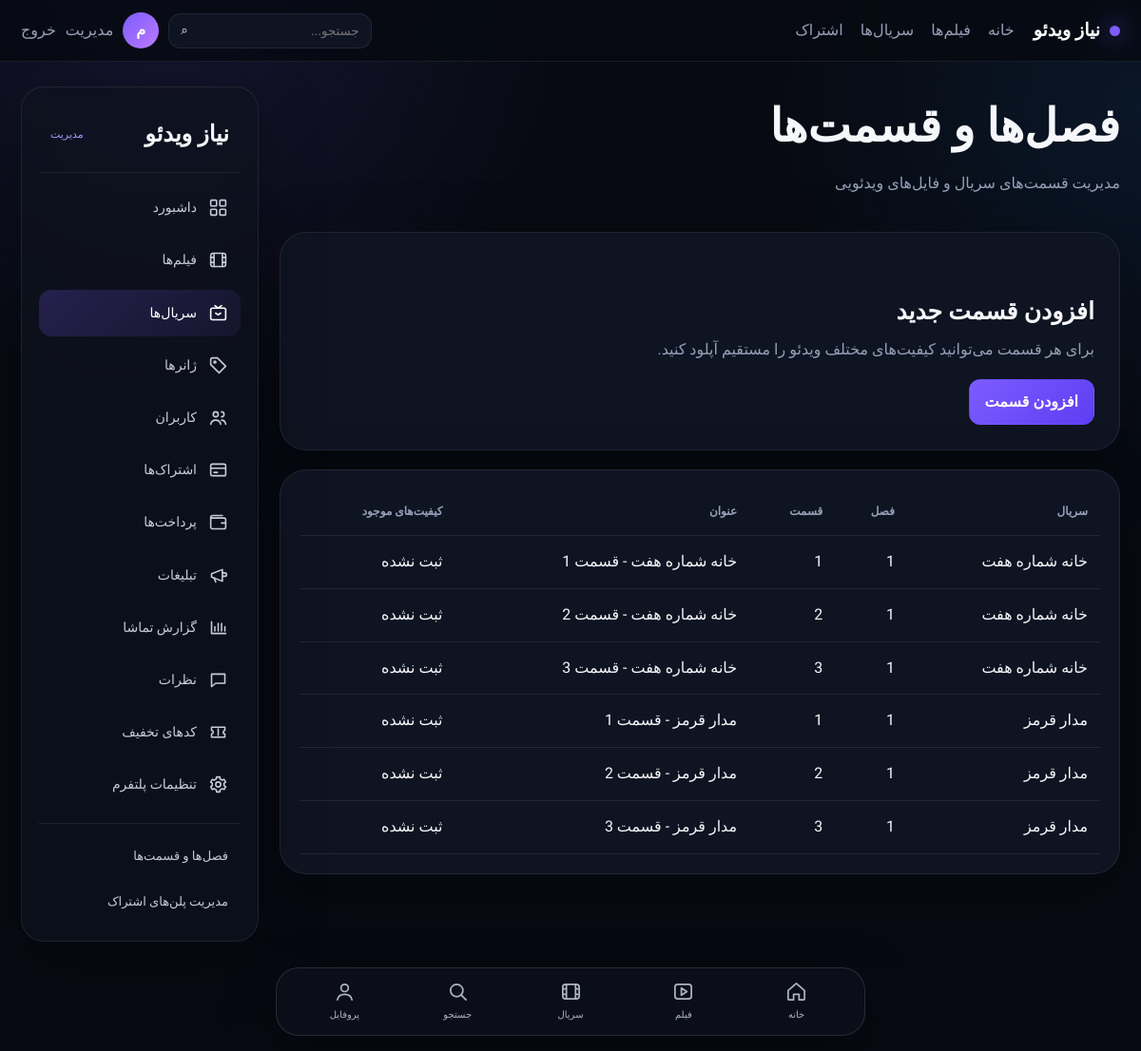
The app's page /admin/episodes (signed in) with its own data.
### models/extra.py (models this page shows)
class Setting(db.Model):
    __tablename__ = 'settings'
    id = db.Column(db.Integer, primary_key=True)
    key = db.Column(db.String(120), unique=True, nullable=False)
    value = db.Column(db.Text, default='', nullable=False)

### models/user.py (models this page shows, shortened)
class User(UserMixin, db.Model):
    __tablename__ = "users"
    id = db.Column(db.Integer, primary_key=True)
    name = db.Column(db.String(120), nullable=False)
    email = db.Column(db.String(255), unique=True, nullable=False, index=True)
    phone = db.Column(db.String(30), unique=True, nullable=True, index=True)
    password_hash = db.Column(db.String(255), nullable=False)
    is_admin = db.Column(db.Boolean, default=False, nullable=False)
    created_at = db.Column(db.DateTime, default=datetime.utcnow, nullable=False)
    subscriptions = db.relationship("Subscription", back_populates="user", lazy=True, cascade="all, delete-orphan")
    favorites = db.relationship("Favorite", back_populates="user", lazy=True, cascade="all, delete-orphan")
    history = db.relationship("WatchHistory", back_populates="user", lazy=True, cascade="all, delete-orphan")

### models/content.py (models this page shows)
class Episode(db.Model):
    __tablename__ = "episodes"
    id = db.Column(db.Integer, primary_key=True)
    series_id = db.Column(db.Integer, db.ForeignKey("contents.id"), nullable=False)
    season_number = db.Column(db.Integer, default=1, nullable=False)
    episode_number = db.Column(db.Integer, default=1, nullable=False)
    title = db.Column(db.String(220), nullable=False)
    description = db.Column(db.Text, default="", nullable=False)
    video_url = db.Column(db.Text, default="", nullable=False)
    duration_minutes = db.Column(db.Integer, nullable=True)
    is_premium = db.Column(db.Boolean, default=False, nullable=False)
    series = db.relationship("Content", back_populates="episodes")
    video_variants = db.relationship("VideoVariant", back_populates="episode", cascade="all, delete-orphan", lazy=True)

class Content(db.Model):
    __tablename__ = "contents"
    id = db.Column(db.Integer, primary_key=True)
    title = db.Column(db.String(220), nullable=False)
    slug = db.Column(db.String(240), unique=True, nullable=False, index=True)
    kind = db.Column(db.String(20), nullable=False, default="movie")
    description = db.Column(db.Text, default="", nullable=False)
    poster_url = db.Column(db.Text, default="", nullable=False)
    backdrop_url = db.Column(db.Text, default="", nullable=False)
    video_url = db.Column(db.Text, default="", nullable=False)
    trailer_url = db.Column(db.Text, default="", nullable=False)
    year = db.Column(db.Integer, nullable=True)
    duration_minutes = db.Column(db.Integer, nullable=True)
    genre = db.Column(db.String(120), default="درام", nullable=False)
    rating = db.Column(db.Float, default=8.0, nullable=False)
    is_premium = db.Column(db.Boolean, default=False, nullable=False)
    is_published = db.Column(db.Boolean, default=True, nullable=False)
    created_at = db.Column(db.DateTime, default=datetime.utcnow, nullable=False)
    episodes = db.relationship("Episode", back_populates="series", cascade="all, delete-orphan", lazy=True)
    video_variants = db.relationship("VideoVariant", back_populates="content", cascade="all, delete-orphan", lazy=True)

### routes/admin.py (the view, shortened to what this page needs)
@bp.route("/episodes", methods=["GET", "POST"])
@admin_required
def episodes():
    series_items = Content.query.filter_by(kind="series").order_by(Content.title).all()
    eps = Episode.query.order_by(Episode.series_id, Episode.season_number, Episode.episode_number).all()
    return render_template("admin/episodes.html", series=series_items, episodes=eps, **admin_context("series"))

### routes/admin.py (called while the page is built)
def admin_context(active):
    return {"active": active}

### services/auth.py (called while the page is built)
def admin_required(view):
    @wraps(view)
    def wrapped(*args, **kwargs):
        if not current_user.is_authenticated or not current_user.is_admin:
            abort(403)
        return view(*args, **kwargs)
    return wrapped

### templates/admin/episodes.html
{% extends 'admin/layout.html' %}
{% block admin_content %}
<div class="admin-head"><div><h1>فصل‌ها و قسمت‌ها</h1><p>مدیریت قسمت‌های سریال و فایل‌های ویدئویی</p></div></div>
<section class="form-page">
  <div class="section-head"><div><h2>افزودن قسمت جدید</h2><p>برای هر قسمت می‌توانید کیفیت‌های مختلف ویدئو را مستقیم آپلود کنید.</p></div></div>
  <a class="btn btn-primary" href="{{ url_for('admin.new_episode') }}">افزودن قسمت</a>
</section>
<section class="admin-table-card" id="افزودن">
  <div class="table-wrap"><table><thead><tr><th>سریال</th><th>فصل</th><th>قسمت</th><th>عنوان</th><th>کیفیت‌های موجود</th></tr></thead>
  <tbody>{% for e in episodes %}
    <tr><td>{{ e.series.title }}</td><td>{{ e.season_number }}</td><td>{{ e.episode_number }}</td><td>{{ e.title }}</td><td>{% set vs=e.video_variants %}{% if vs %}{% for v in vs|sort(attribute='quality') %}<span class="quality-badge">{{ v.quality }}</span>{% endfor %}{% else %}ثبت نشده{% endif %}</td></tr>
  {% else %}<tr><td colspan="5">هنوز قسمتی ثبت نشده است.</td></tr>{% endfor %}</tbody></table></div>
</section>
{% endblock %}

### templates/admin/layout.html
{% extends 'base.html' %}
{% block content %}
<div class="admin-shell">
  <aside class="admin-sidebar">
    <div class="admin-brand">
      <span>{{ site_name }}</span>
      <small>مدیریت</small>
    </div>
    <nav aria-label="منوی مدیریت">
      {% set menu = [
        ('admin.dashboard','داشبورد','grid'),
        ('admin.movies','فیلم‌ها','film'),
        ('admin.series','سریال‌ها','tv'),
        ('admin.genres','ژانرها','tag'),
        ('admin.users','کاربران','users'),
        ('admin.subscriptions','اشتراک‌ها','card'),
        ('admin.payments','پرداخت‌ها','wallet'),
        ('admin.ads','تبلیغات','megaphone'),
        ('admin.watch_report','گزارش تماشا','chart'),
        ('admin.comments','نظرات','comment'),
        ('admin.discounts','کدهای تخفیف','ticket'),
        ('admin.settings','تنظیمات پلتفرم','gear')
      ] %}
      {% for endpoint, label, icon in menu %}
        <a class="{{ 'active' if active == endpoint.split('.')[-1] else '' }}" href="{{ url_for(endpoint) }}">
          <span class="svg-icon" aria-hidden="true">
            {% if icon == 'grid' %}<svg viewBox="0 0 24 24"><rect x="3" y="3" width="7" height="7" rx="1"/><rect x="14" y="3" width="7" height="7" rx="1"/><rect x="3" y="14" width="7" height="7" rx="1"/><rect x="14" y="14" width="7" height="7" rx="1"/></svg>
            {% elif icon == 'film' %}<svg viewBox="0 0 24 24"><rect x="3" y="4" width="18" height="16" rx="3"/><path d="M7 4v16M17 4v16M3 9h4M17 9h4M3 15h4M17 15h4"/></svg>
            {% elif icon == 'tv' %}<svg viewBox="0 0 24 24"><rect x="3" y="6" width="18" height="14" rx="2"/><path d="m8 3 4 3 4-3M9 12l3 2 3-2"/></svg>
            {% elif icon == 'tag' %}<svg viewBox="0 0 24 24"><path d="M3 5v6l10 10 8-8L11 3H5a2 2 0 0 0-2 2Z"/><circle cx="8" cy="8" r="1.2"/></svg>
            {% elif icon == 'users' %}<svg viewBox="0 0 24 24"><circle cx="9" cy="8" r="3"/><path d="M3 20c.7-3.4 2.7-5 6-5s5.3 1.6 6 5M16 11a3 3 0 1 0 0-6M16 15c2.8.1 4.5 1.7 5 5"/></svg>
            {% elif icon == 'card' %}<svg viewBox="0 0 24 24"><rect x="3" y="5" width="18" height="14" rx="2"/><path d="M3 10h18M7 15h4"/></svg>
            {% elif icon == 'wallet' %}<svg viewBox="0 0 24 24"><path d="M4 7h15a2 2 0 0 1 2 2v9a2 2 0 0 1-2 2H5a2 2 0 0 1-2-2V6a2 2 0 0 1 2-2h12"/><path d="M16 13h5"/></svg>
            {% elif icon == 'megaphone' %}<svg viewBox="0 0 24 24"><path d="m4 10 13-5v14L4 14z"/><path d="M17 9h3a2 2 0 0 1 0 4h-3M7 15l2 5"/></svg>
            {% elif icon == 'chart' %}<svg viewBox="0 0 24 24"><path d="M4 19V5M4 19h17M8 16v-5M12 16V7M16 16v-9M20 16v-5"/></svg>
            {% elif icon == 'comment' %}<svg viewBox="0 0 24 24"><path d="M4 5h16v11H9l-5 4z"/></svg>
            {% elif icon == 'ticket' %}<svg viewBox="0 0 24 24"><path d="M4 6h16v4a2 2 0 0 0 0 4v4H4v-4a2 2 0 0 0 0-4z"/><path d="M12 8v8"/></svg>
            {% elif icon == 'gear' %}<svg viewBox="0 0 24 24"><circle cx="12" cy="12" r="3"/><path d="M19 13.5a7.5 7.5 0 0 0 0-3l2-1.2-2-3.4-2.2 1a8 8 0 0 0-2.6-1.5L14 3h-4l-.3 2.4a8 8 0 0 0-2.6 1.5l-2.2-1-2 3.4 2 1.2a7.5 7.5 0 0 0 0 3l-2 1.2 2 3.4 2.2-1a8 8 0 0 0 2.6 1.5L10 21h4l.3-2.4a8 8 0 0 0 2.6-1.5l2.2 1 2-3.4z"/></svg>
            {% endif %}
          </span>
          <span>{{ label }}</span>
        </a>
      {% endfor %}
      <div class="admin-sub">
        <a href="{{ url_for('admin.episodes') }}">فصل‌ها و قسمت‌ها</a>
        <a href="{{ url_for('admin.plans') }}">مدیریت پلن‌های اشتراک</a>
      </div>
    </nav>
  </aside>
  <main class="admin-main">{% block admin_content %}{% endblock %}</main>
</div>
{% endblock %}

### templates/base.html (shortened to what this page needs)
<!doctype html>
<html lang="fa" dir="rtl">
<head>
  <link rel="stylesheet" href="{{ url_for('static', filename='css/app.css') }}"><style>:root{--primary:{{ primary_color|e }};}</style>
</head>
<body>
  <header class="topbar">
    <a class="brand" href="{{ url_for('main.home') }}"><span class="brand-dot"></span>{{ site_name }}</a>
    <nav class="main-nav">
      <a href="{{ url_for('main.home') }}">خانه</a>
      <a href="{{ url_for('main.movies') }}">فیلم‌ها</a>
      <a href="{{ url_for('main.series') }}">سریال‌ها</a>
      <a href="{{ url_for('main.subscriptions') }}">اشتراک</a>
    </nav>
    <div class="top-actions">
      <form class="search" action="{{ url_for('main.home') }}" method="get">
        <input name="q" value="{{ request.args.get('q','') }}" placeholder="جستجو...">
        <button aria-label="جستجو">⌕</button>
      </form>
      {% if current_user.is_authenticated %}
        <a class="avatar" href="{{ url_for('main.profile') }}">{{ current_user.name[:1] }}</a>
        {% if current_user.is_admin %}<a class="mini-link" href="{{ url_for('admin.dashboard') }}">مدیریت</a>{% endif %}
        <a class="mini-link" href="{{ url_for('auth.logout') }}">خروج</a>
      {% else %}
        <a class="btn btn-ghost" href="{{ url_for('auth.login') }}">ورود</a>
        <a class="btn btn-primary" href="{{ url_for('auth.register') }}">ثبت‌نام</a>
      {% endif %}
    </div>
  </header>
  <main class="page-shell">{% block content %}{% endblock %}</main>
  <nav class="bottom-nav" aria-label="منوی اصلی">
    <a href="{{ url_for('main.home') }}"><svg viewBox="0 0 24 24"><path d="M3 10.8 12 3l9 7.8v9.2a1 1 0 0 1-1 1h-5v-6H9v6H4a1 1 0 0 1-1-1z"/></svg><small>خانه</small></a>
    <a href="{{ url_for('main.movies') }}"><svg viewBox="0 0 24 24"><rect x="3" y="4" width="18" height="16" rx="3"/><path d="m10 8 6 4-6 4z"/></svg><small>فیلم</small></a>
    <a href="{{ url_for('main.series') }}"><svg viewBox="0 0 24 24"><rect x="3" y="4" width="18" height="16" rx="3"/><path d="M7 4v16M17 4v16M3 9h4M17 9h4M3 15h4M17 15h4"/></svg><small>سریال</small></a>
    <a href="{{ url_for('main.home') }}#search"><svg viewBox="0 0 24 24"><circle cx="10.8" cy="10.8" r="6.8"/><path d="m16 16 5 5"/></svg><small>جستجو</small></a>
    <a href="{{ url_for('main.profile') if current_user.is_authenticated else url_for('auth.login') }}"><svg viewBox="0 0 24 24"><circle cx="12" cy="8" r="4"/><path d="M4 21c.8-4 3.4-6 8-6s7.2 2 8 6"/></svg><small>پروفایل</small></a>
  </nav>
</body>
</html>

### records on screen
Setting: value "نیاز ویدئو"
User: name "م"
Episode: series "خانه شماره هفت", season_number "1", episode_number "1", title "خانه شماره هفت - قسمت 1"
Episode: series "خانه شماره هفت", season_number "1", episode_number "2", title "خانه شماره هفت - قسمت 2"
Episode: series "خانه شماره هفت", season_number "1", episode_number "3", title "خانه شماره هفت - قسمت 3"
Episode: series "مدار قرمز", season_number "1", episode_number "1", title "مدار قرمز - قسمت 1"
Episode: series "مدار قرمز", season_number "1", episode_number "2", title "مدار قرمز - قسمت 2"
Episode: series "مدار قرمز", season_number "1", episode_number "3", title "مدار قرمز - قسمت 3"

### other values on screen
{{ label }} "داشبورد" "فیلم‌ها" "سریال‌ها" "ژانرها" "کاربران" "اشتراک‌ها" "پرداخت‌ها" "تبلیغات" "گزارش تماشا" "نظرات" "کدهای تخفیف" "تنظیمات پلتفرم"
